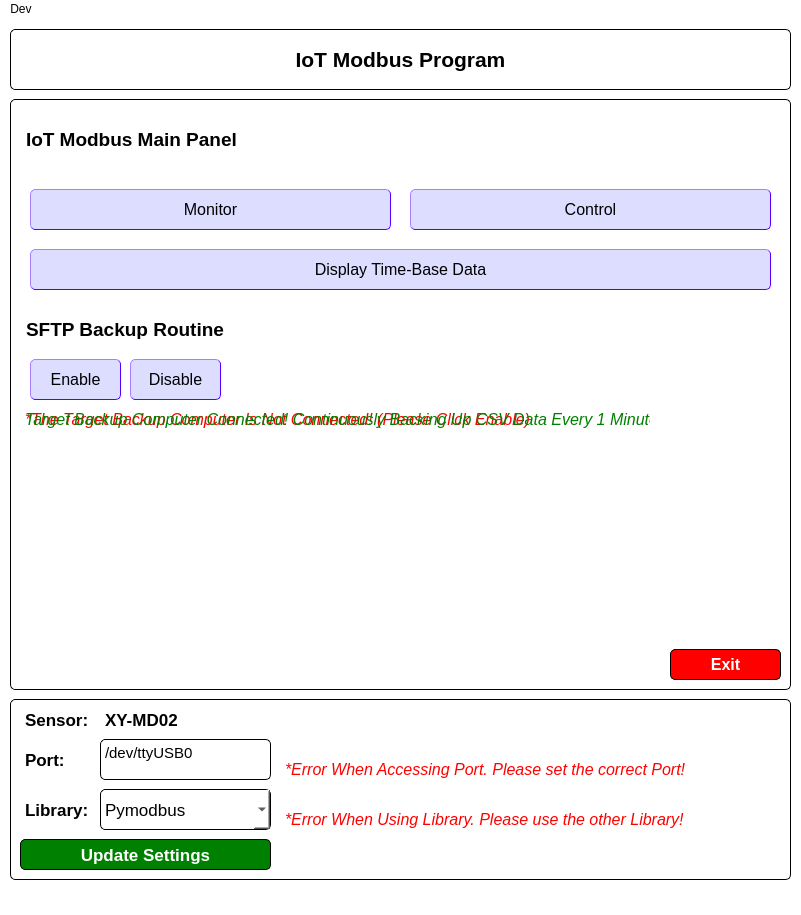
<?xml version="1.0" encoding="UTF-8"?>
<ui version="4.0">
 <class>MainWindow</class>
 <widget class="QMainWindow" name="MainWindow">
  <property name="geometry">
   <rect>
    <x>0</x>
    <y>0</y>
    <width>801</width>
    <height>915</height>
   </rect>
  </property>
  <property name="windowTitle">
   <string>MainWindow</string>
  </property>
  <property name="styleSheet">
   <string notr="true">background-color: white;</string>
  </property>
  <widget class="QWidget" name="centralwidget">
   <widget class="QGroupBox" name="groupBox">
    <property name="geometry">
     <rect>
      <x>10</x>
      <y>10</y>
      <width>781</width>
      <height>61</height>
     </rect>
    </property>
    <property name="styleSheet">
     <string notr="true">border-style: outset;
border-width: 1px;
border-radius: 5px;
border-color: black</string>
    </property>
    <property name="title">
     <string/>
    </property>
    <widget class="QLabel" name="label">
     <property name="geometry">
      <rect>
       <x>10</x>
       <y>10</y>
       <width>761</width>
       <height>41</height>
      </rect>
     </property>
     <property name="font">
      <font>
       <family>MS Shell Dlg 2</family>
       <pointsize>16</pointsize>
       <weight>75</weight>
       <bold>true</bold>
      </font>
     </property>
     <property name="styleSheet">
      <string notr="true">color: black;
border-color: white;</string>
     </property>
     <property name="text">
      <string>IoT Modbus Program</string>
     </property>
     <property name="alignment">
      <set>Qt::AlignCenter</set>
     </property>
    </widget>
   </widget>
   <widget class="QGroupBox" name="groupBox_4">
    <property name="geometry">
     <rect>
      <x>10</x>
      <y>680</y>
      <width>781</width>
      <height>181</height>
     </rect>
    </property>
    <property name="styleSheet">
     <string notr="true">color: black;
border-style: outset;
border-width: 1px;
border-radius: 5px;
border-color: black</string>
    </property>
    <property name="title">
     <string/>
    </property>
    <widget class="QLabel" name="port">
     <property name="geometry">
      <rect>
       <x>10</x>
       <y>50</y>
       <width>51</width>
       <height>21</height>
      </rect>
     </property>
     <property name="font">
      <font>
       <pointsize>13</pointsize>
       <weight>75</weight>
       <bold>true</bold>
      </font>
     </property>
     <property name="styleSheet">
      <string notr="true">border-color: white</string>
     </property>
     <property name="text">
      <string>Port:</string>
     </property>
    </widget>
    <widget class="QLabel" name="sensor">
     <property name="geometry">
      <rect>
       <x>10</x>
       <y>10</y>
       <width>81</width>
       <height>21</height>
      </rect>
     </property>
     <property name="font">
      <font>
       <pointsize>13</pointsize>
       <weight>75</weight>
       <bold>true</bold>
      </font>
     </property>
     <property name="styleSheet">
      <string notr="true">border-color: white</string>
     </property>
     <property name="text">
      <string>Sensor:</string>
     </property>
    </widget>
    <widget class="QLabel" name="library">
     <property name="geometry">
      <rect>
       <x>10</x>
       <y>100</y>
       <width>71</width>
       <height>21</height>
      </rect>
     </property>
     <property name="font">
      <font>
       <pointsize>13</pointsize>
       <weight>75</weight>
       <bold>true</bold>
      </font>
     </property>
     <property name="styleSheet">
      <string notr="true">border-color: white</string>
     </property>
     <property name="text">
      <string>Library:</string>
     </property>
    </widget>
    <widget class="QLabel" name="sensor_name">
     <property name="geometry">
      <rect>
       <x>90</x>
       <y>10</y>
       <width>661</width>
       <height>21</height>
      </rect>
     </property>
     <property name="font">
      <font>
       <pointsize>13</pointsize>
       <weight>75</weight>
       <italic>false</italic>
       <bold>true</bold>
      </font>
     </property>
     <property name="styleSheet">
      <string notr="true">border-color: white</string>
     </property>
     <property name="text">
      <string>XY-MD02</string>
     </property>
    </widget>
    <widget class="QComboBox" name="library_pick">
     <property name="geometry">
      <rect>
       <x>90</x>
       <y>90</y>
       <width>171</width>
       <height>41</height>
      </rect>
     </property>
     <property name="font">
      <font>
       <pointsize>13</pointsize>
      </font>
     </property>
     <item>
      <property name="text">
       <string>Pymodbus</string>
      </property>
     </item>
     <item>
      <property name="text">
       <string>Minimalmodbus</string>
      </property>
     </item>
     <item>
      <property name="text">
       <string>Serial (no library)</string>
      </property>
     </item>
    </widget>
    <widget class="QTextEdit" name="port_input">
     <property name="geometry">
      <rect>
       <x>90</x>
       <y>40</y>
       <width>171</width>
       <height>41</height>
      </rect>
     </property>
     <property name="html">
      <string>&lt;!DOCTYPE HTML PUBLIC &quot;-//W3C//DTD HTML 4.0//EN&quot; &quot;http://www.w3.org/TR/REC-html40/strict.dtd&quot;&gt;
&lt;html&gt;&lt;head&gt;&lt;meta name=&quot;qrichtext&quot; content=&quot;1&quot; /&gt;&lt;style type=&quot;text/css&quot;&gt;
p, li { white-space: pre-wrap; }
&lt;/style&gt;&lt;/head&gt;&lt;body style=&quot; font-family:'Ubuntu Sans'; font-size:11pt; font-weight:400; font-style:normal;&quot;&gt;
&lt;p style=&quot; margin-top:0px; margin-bottom:0px; margin-left:0px; margin-right:0px; -qt-block-indent:0; text-indent:0px;&quot;&gt;/dev/ttyUSB0&lt;/p&gt;&lt;/body&gt;&lt;/html&gt;</string>
     </property>
    </widget>
    <widget class="QPushButton" name="update_settings_button">
     <property name="geometry">
      <rect>
       <x>10</x>
       <y>140</y>
       <width>251</width>
       <height>31</height>
      </rect>
     </property>
     <property name="font">
      <font>
       <pointsize>13</pointsize>
       <weight>75</weight>
       <bold>true</bold>
      </font>
     </property>
     <property name="styleSheet">
      <string notr="true">color: white;
background-color: green;
border-radius: 5px</string>
     </property>
     <property name="text">
      <string>Update Settings</string>
     </property>
    </widget>
    <widget class="QLabel" name="port_error_msg">
     <property name="geometry">
      <rect>
       <x>270</x>
       <y>60</y>
       <width>501</width>
       <height>21</height>
      </rect>
     </property>
     <property name="font">
      <font>
       <pointsize>12</pointsize>
       <weight>50</weight>
       <italic>true</italic>
       <bold>false</bold>
      </font>
     </property>
     <property name="styleSheet">
      <string notr="true">border-color: white;
color: red</string>
     </property>
     <property name="text">
      <string>*Error When Accessing Port. Please set the correct Port!</string>
     </property>
    </widget>
    <widget class="QLabel" name="library_error_msg">
     <property name="geometry">
      <rect>
       <x>270</x>
       <y>110</y>
       <width>501</width>
       <height>21</height>
      </rect>
     </property>
     <property name="font">
      <font>
       <pointsize>12</pointsize>
       <weight>50</weight>
       <italic>true</italic>
       <bold>false</bold>
      </font>
     </property>
     <property name="styleSheet">
      <string notr="true">border-color: white;
color: red</string>
     </property>
     <property name="text">
      <string>*Error When Using Library. Please use the other Library!</string>
     </property>
    </widget>
   </widget>
   <widget class="QStackedWidget" name="stackedWidget">
    <property name="geometry">
     <rect>
      <x>10</x>
      <y>80</y>
      <width>781</width>
      <height>591</height>
     </rect>
    </property>
    <property name="styleSheet">
     <string notr="true">color: black;</string>
    </property>
    <property name="currentIndex">
     <number>0</number>
    </property>
    <widget class="QWidget" name="optionDisplay">
     <widget class="QGroupBox" name="option_container">
      <property name="geometry">
       <rect>
        <x>0</x>
        <y>0</y>
        <width>781</width>
        <height>591</height>
       </rect>
      </property>
      <property name="styleSheet">
       <string notr="true">color: black;
border-style: outset;
border-width: 1px;
border-radius: 5px;
border-color: black</string>
      </property>
      <property name="title">
       <string/>
      </property>
      <widget class="QLabel" name="label_2">
       <property name="geometry">
        <rect>
         <x>10</x>
         <y>30</y>
         <width>751</width>
         <height>21</height>
        </rect>
       </property>
       <property name="font">
        <font>
         <family>MS Shell Dlg 2</family>
         <pointsize>14</pointsize>
         <weight>75</weight>
         <bold>true</bold>
        </font>
       </property>
       <property name="styleSheet">
        <string notr="true">color: black;
border-color: white</string>
       </property>
       <property name="text">
        <string>IoT Modbus Main Panel</string>
       </property>
       <property name="alignment">
        <set>Qt::AlignLeading|Qt::AlignLeft|Qt::AlignVCenter</set>
       </property>
      </widget>
      <widget class="QGroupBox" name="option_layout">
       <property name="geometry">
        <rect>
         <x>10</x>
         <y>60</y>
         <width>761</width>
         <height>281</height>
        </rect>
       </property>
       <property name="styleSheet">
        <string notr="true">border-color: white</string>
       </property>
       <property name="title">
        <string/>
       </property>
       <widget class="QPushButton" name="monitor_button">
        <property name="geometry">
         <rect>
          <x>10</x>
          <y>30</y>
          <width>361</width>
          <height>41</height>
         </rect>
        </property>
        <property name="font">
         <font>
          <pointsize>12</pointsize>
         </font>
        </property>
        <property name="styleSheet">
         <string notr="true">background-color: rgb(221, 221, 255);
color: black;
border-style: outset;
border-width: 1px;
border-radius: 5px;
border-color: rgb(85, 0, 255);</string>
        </property>
        <property name="text">
         <string>Monitor</string>
        </property>
       </widget>
       <widget class="QPushButton" name="control_button">
        <property name="geometry">
         <rect>
          <x>390</x>
          <y>30</y>
          <width>361</width>
          <height>41</height>
         </rect>
        </property>
        <property name="font">
         <font>
          <pointsize>12</pointsize>
         </font>
        </property>
        <property name="styleSheet">
         <string notr="true">background-color: rgb(221, 221, 255);
color: black;
border-style: outset;
border-width: 1px;
border-radius: 5px;
border-color: rgb(85, 0, 255);</string>
        </property>
        <property name="text">
         <string>Control</string>
        </property>
       </widget>
       <widget class="QPushButton" name="display_time_base_data_button">
        <property name="geometry">
         <rect>
          <x>10</x>
          <y>90</y>
          <width>741</width>
          <height>41</height>
         </rect>
        </property>
        <property name="font">
         <font>
          <pointsize>12</pointsize>
         </font>
        </property>
        <property name="styleSheet">
         <string notr="true">background-color: rgb(221, 221, 255);
color: black;
border-style: outset;
border-width: 1px;
border-radius: 5px;
border-color: rgb(85, 0, 255);</string>
        </property>
        <property name="text">
         <string>Display Time-Base Data</string>
        </property>
       </widget>
       <widget class="QPushButton" name="sftp_enable_button">
        <property name="geometry">
         <rect>
          <x>10</x>
          <y>200</y>
          <width>91</width>
          <height>41</height>
         </rect>
        </property>
        <property name="font">
         <font>
          <pointsize>12</pointsize>
         </font>
        </property>
        <property name="styleSheet">
         <string notr="true">background-color: rgb(221, 221, 255);
color: black;
border-style: outset;
border-width: 1px;
border-radius: 5px;
border-color: rgb(85, 0, 255);</string>
        </property>
        <property name="text">
         <string>Enable</string>
        </property>
       </widget>
       <widget class="QLabel" name="label_3">
        <property name="geometry">
         <rect>
          <x>0</x>
          <y>160</y>
          <width>751</width>
          <height>21</height>
         </rect>
        </property>
        <property name="font">
         <font>
          <family>MS Shell Dlg 2</family>
          <pointsize>14</pointsize>
          <weight>75</weight>
          <bold>true</bold>
         </font>
        </property>
        <property name="styleSheet">
         <string notr="true">color: black;
border-color: white</string>
        </property>
        <property name="text">
         <string>SFTP Backup Routine</string>
        </property>
        <property name="alignment">
         <set>Qt::AlignLeading|Qt::AlignLeft|Qt::AlignVCenter</set>
        </property>
       </widget>
       <widget class="QPushButton" name="sftp_disable_button">
        <property name="geometry">
         <rect>
          <x>110</x>
          <y>200</y>
          <width>91</width>
          <height>41</height>
         </rect>
        </property>
        <property name="font">
         <font>
          <pointsize>12</pointsize>
         </font>
        </property>
        <property name="styleSheet">
         <string notr="true">background-color: rgb(221, 221, 255);
color: black;
border-style: outset;
border-width: 1px;
border-radius: 5px;
border-color: rgb(85, 0, 255);</string>
        </property>
        <property name="text">
         <string>Disable</string>
        </property>
       </widget>
       <widget class="QLabel" name="sftp_not_connected_msg">
        <property name="geometry">
         <rect>
          <x>0</x>
          <y>250</y>
          <width>581</width>
          <height>21</height>
         </rect>
        </property>
        <property name="font">
         <font>
          <pointsize>12</pointsize>
          <weight>50</weight>
          <italic>true</italic>
          <bold>false</bold>
         </font>
        </property>
        <property name="styleSheet">
         <string notr="true">border-color: white;
color: red;
background: transparent;</string>
        </property>
        <property name="text">
         <string>*The Target Backup Computer Is Not Connected! (Please Click Enable)</string>
        </property>
       </widget>
       <widget class="QLabel" name="sftp_connected_msg">
        <property name="geometry">
         <rect>
          <x>0</x>
          <y>250</y>
          <width>631</width>
          <height>21</height>
         </rect>
        </property>
        <property name="font">
         <font>
          <pointsize>12</pointsize>
          <weight>50</weight>
          <italic>true</italic>
          <bold>false</bold>
         </font>
        </property>
        <property name="styleSheet">
         <string notr="true">border-color: white;
color: green;
background: transparent</string>
        </property>
        <property name="text">
         <string>Target Backup Computer Connected! Continuously Backing Up CSV Data Every 1 Minute.</string>
        </property>
       </widget>
      </widget>
      <widget class="QPushButton" name="exit_button">
       <property name="geometry">
        <rect>
         <x>660</x>
         <y>550</y>
         <width>111</width>
         <height>31</height>
        </rect>
       </property>
       <property name="font">
        <font>
         <pointsize>12</pointsize>
         <weight>75</weight>
         <bold>true</bold>
        </font>
       </property>
       <property name="styleSheet">
        <string notr="true">background-color: red;
color: white;
border-radius: 5px</string>
       </property>
       <property name="text">
        <string>Exit</string>
       </property>
      </widget>
     </widget>
    </widget>
    <widget class="QWidget" name="monitorDisplay">
     <property name="styleSheet">
      <string notr="true">border-style: outset;
border-width: 1px;
border-radius: 5px;
border-color: black</string>
     </property>
     <widget class="QLabel" name="monitor_data_timestamp">
      <property name="geometry">
       <rect>
        <x>10</x>
        <y>10</y>
        <width>751</width>
        <height>31</height>
       </rect>
      </property>
      <property name="font">
       <font>
        <family>MS Shell Dlg 2</family>
        <pointsize>14</pointsize>
        <weight>75</weight>
        <bold>true</bold>
       </font>
      </property>
      <property name="styleSheet">
       <string notr="true">border-color: white</string>
      </property>
      <property name="text">
       <string>MONITOR DATA (%Y-%m-%d %H:%M:%S)</string>
      </property>
      <property name="alignment">
       <set>Qt::AlignCenter</set>
      </property>
     </widget>
     <widget class="QGroupBox" name="monitor_data_layout">
      <property name="geometry">
       <rect>
        <x>10</x>
        <y>50</y>
        <width>761</width>
        <height>531</height>
       </rect>
      </property>
      <property name="styleSheet">
       <string notr="true">border-color: white</string>
      </property>
      <property name="title">
       <string/>
      </property>
      <widget class="QTableWidget" name="data_table">
       <property name="geometry">
        <rect>
         <x>10</x>
         <y>30</y>
         <width>741</width>
         <height>211</height>
        </rect>
       </property>
       <property name="styleSheet">
        <string notr="true"/>
       </property>
       <row>
        <property name="text">
         <string>Temperature (°C)</string>
        </property>
       </row>
       <row>
        <property name="text">
         <string>Humidity (%RH)</string>
        </property>
       </row>
       <row>
        <property name="text">
         <string>Device Address</string>
        </property>
       </row>
       <row>
        <property name="text">
         <string>Baud Rate</string>
        </property>
       </row>
       <row>
        <property name="text">
         <string>Temperature Correction (Raw Data)</string>
        </property>
       </row>
       <row>
        <property name="text">
         <string>Humidity Correction (Raw Data)</string>
        </property>
       </row>
       <column>
        <property name="text">
         <string>Value</string>
        </property>
       </column>
       <item row="0" column="0">
        <property name="text">
         <string>24</string>
        </property>
       </item>
       <item row="1" column="0">
        <property name="text">
         <string>48</string>
        </property>
       </item>
       <item row="2" column="0">
        <property name="text">
         <string>0</string>
        </property>
       </item>
       <item row="3" column="0">
        <property name="text">
         <string>9600</string>
        </property>
       </item>
       <item row="4" column="0">
        <property name="text">
         <string>0</string>
        </property>
       </item>
       <item row="5" column="0">
        <property name="text">
         <string>0</string>
        </property>
       </item>
      </widget>
      <widget class="QPushButton" name="stopAndSave_button">
       <property name="geometry">
        <rect>
         <x>510</x>
         <y>500</y>
         <width>251</width>
         <height>31</height>
        </rect>
       </property>
       <property name="font">
        <font>
         <pointsize>11</pointsize>
         <weight>75</weight>
         <bold>true</bold>
        </font>
       </property>
       <property name="styleSheet">
        <string notr="true">background-color: red;
border-color: black;
color: white;
border-radius: 5px</string>
       </property>
       <property name="text">
        <string>Stop Monitoring and Save Data</string>
       </property>
      </widget>
     </widget>
    </widget>
    <widget class="QWidget" name="controlDisplay">
     <property name="styleSheet">
      <string notr="true">border-style: outset;
border-width: 1px;
border-radius: 5px;
border-color: black</string>
     </property>
     <widget class="QLabel" name="label_7">
      <property name="geometry">
       <rect>
        <x>10</x>
        <y>10</y>
        <width>751</width>
        <height>31</height>
       </rect>
      </property>
      <property name="font">
       <font>
        <family>MS Shell Dlg 2</family>
        <pointsize>14</pointsize>
        <weight>75</weight>
        <bold>true</bold>
       </font>
      </property>
      <property name="styleSheet">
       <string notr="true">border-color: white</string>
      </property>
      <property name="text">
       <string>CONTROL DATA</string>
      </property>
      <property name="alignment">
       <set>Qt::AlignCenter</set>
      </property>
     </widget>
     <widget class="QGroupBox" name="control_data_layout">
      <property name="geometry">
       <rect>
        <x>10</x>
        <y>60</y>
        <width>761</width>
        <height>521</height>
       </rect>
      </property>
      <property name="title">
       <string/>
      </property>
      <widget class="QLabel" name="label_8">
       <property name="geometry">
        <rect>
         <x>10</x>
         <y>30</y>
         <width>731</width>
         <height>31</height>
        </rect>
       </property>
       <property name="font">
        <font>
         <family>MS Shell Dlg 2</family>
         <pointsize>12</pointsize>
         <weight>75</weight>
         <bold>true</bold>
        </font>
       </property>
       <property name="styleSheet">
        <string notr="true">border-color: white</string>
       </property>
       <property name="text">
        <string>Please Select the New Baud Rate Option:</string>
       </property>
      </widget>
      <widget class="QPushButton" name="set9600_button">
       <property name="geometry">
        <rect>
         <x>20</x>
         <y>70</y>
         <width>221</width>
         <height>41</height>
        </rect>
       </property>
       <property name="font">
        <font>
         <pointsize>12</pointsize>
        </font>
       </property>
       <property name="styleSheet">
        <string notr="true">QPushButton {
background-color: rgb(221, 221, 255);
color: black;
border-style: outset;
border-width: 1px;
border-radius: 5px;
border-color: rgb(85, 0, 255);
}

QPushButton:pressed {
opacity: 50%;
}</string>
       </property>
       <property name="text">
        <string>9600</string>
       </property>
      </widget>
      <widget class="QPushButton" name="set14400_button">
       <property name="geometry">
        <rect>
         <x>270</x>
         <y>70</y>
         <width>221</width>
         <height>41</height>
        </rect>
       </property>
       <property name="font">
        <font>
         <pointsize>12</pointsize>
        </font>
       </property>
       <property name="styleSheet">
        <string notr="true">QPushButton {
background-color: rgb(221, 221, 255);
color: black;
border-style: outset;
border-width: 1px;
border-radius: 5px;
border-color: rgb(85, 0, 255);
}

QPushButton:pressed {
opacity: 50%;
}</string>
       </property>
       <property name="text">
        <string>14400</string>
       </property>
      </widget>
      <widget class="QPushButton" name="set19200_button">
       <property name="geometry">
        <rect>
         <x>520</x>
         <y>70</y>
         <width>221</width>
         <height>41</height>
        </rect>
       </property>
       <property name="font">
        <font>
         <pointsize>12</pointsize>
        </font>
       </property>
       <property name="styleSheet">
        <string notr="true">QPushButton {
background-color: rgb(221, 221, 255);
color: black;
border-style: outset;
border-width: 1px;
border-radius: 5px;
border-color: rgb(85, 0, 255);
}

QPushButton:pressed {
opacity: 50%;
}</string>
       </property>
       <property name="text">
        <string>19200</string>
       </property>
      </widget>
      <widget class="QGroupBox" name="baudRate_updated_text">
       <property name="geometry">
        <rect>
         <x>10</x>
         <y>130</y>
         <width>731</width>
         <height>51</height>
        </rect>
       </property>
       <property name="styleSheet">
        <string notr="true">border-color: white</string>
       </property>
       <property name="title">
        <string/>
       </property>
      </widget>
      <widget class="QLabel" name="label_9">
       <property name="geometry">
        <rect>
         <x>20</x>
         <y>140</y>
         <width>241</width>
         <height>31</height>
        </rect>
       </property>
       <property name="font">
        <font>
         <family>MS Shell Dlg 2</family>
         <pointsize>12</pointsize>
         <weight>75</weight>
         <bold>true</bold>
        </font>
       </property>
       <property name="styleSheet">
        <string notr="true">border-color: white; color: red</string>
       </property>
       <property name="text">
        <string>*Baud Rate Changed To: </string>
       </property>
      </widget>
      <widget class="QLabel" name="newBaudRate_value">
       <property name="geometry">
        <rect>
         <x>250</x>
         <y>140</y>
         <width>191</width>
         <height>31</height>
        </rect>
       </property>
       <property name="font">
        <font>
         <family>MS Shell Dlg 2</family>
         <pointsize>12</pointsize>
         <weight>75</weight>
         <bold>true</bold>
        </font>
       </property>
       <property name="styleSheet">
        <string notr="true">border-color: white; color: red</string>
       </property>
       <property name="text">
        <string>9600</string>
       </property>
      </widget>
     </widget>
    </widget>
    <widget class="QWidget" name="timeBaseDataOptionDisplay">
     <widget class="QGroupBox" name="plotContainer">
      <property name="geometry">
       <rect>
        <x>0</x>
        <y>0</y>
        <width>781</width>
        <height>591</height>
       </rect>
      </property>
      <property name="styleSheet">
       <string notr="true">color: black;
border-style: outset;
border-width: 1px;
border-radius: 5px;
border-color: black</string>
      </property>
      <property name="title">
       <string/>
      </property>
      <widget class="QLabel" name="label_11">
       <property name="geometry">
        <rect>
         <x>10</x>
         <y>10</y>
         <width>351</width>
         <height>31</height>
        </rect>
       </property>
       <property name="font">
        <font>
         <family>MS Shell Dlg 2</family>
         <pointsize>14</pointsize>
         <weight>75</weight>
         <bold>true</bold>
        </font>
       </property>
       <property name="styleSheet">
        <string notr="true">color: black;
border-color: white</string>
       </property>
       <property name="text">
        <string>Please Select Date Target</string>
       </property>
       <property name="alignment">
        <set>Qt::AlignLeading|Qt::AlignLeft|Qt::AlignVCenter</set>
       </property>
      </widget>
      <widget class="QGroupBox" name="option_layout_4">
       <property name="geometry">
        <rect>
         <x>10</x>
         <y>50</y>
         <width>761</width>
         <height>491</height>
        </rect>
       </property>
       <property name="styleSheet">
        <string notr="true">border-color: white</string>
       </property>
       <property name="title">
        <string/>
       </property>
       <widget class="QGroupBox" name="plotData_container">
        <property name="geometry">
         <rect>
          <x>0</x>
          <y>0</y>
          <width>761</width>
          <height>491</height>
         </rect>
        </property>
        <property name="styleSheet">
         <string notr="true">border-style: outset;
border-width: 1px;
border-radius: 5px;
border-color: black</string>
        </property>
        <property name="title">
         <string/>
        </property>
       </widget>
      </widget>
      <widget class="QPushButton" name="generate_data_button">
       <property name="geometry">
        <rect>
         <x>520</x>
         <y>10</y>
         <width>251</width>
         <height>31</height>
        </rect>
       </property>
       <property name="font">
        <font>
         <pointsize>13</pointsize>
         <weight>75</weight>
         <bold>true</bold>
        </font>
       </property>
       <property name="styleSheet">
        <string notr="true">color: white;
background-color: blue;
border-radius: 5px</string>
       </property>
       <property name="text">
        <string>Generate Time-Base Data</string>
       </property>
      </widget>
      <widget class="QDateEdit" name="dateInput">
       <property name="geometry">
        <rect>
         <x>400</x>
         <y>10</y>
         <width>110</width>
         <height>31</height>
        </rect>
       </property>
       <property name="displayFormat">
        <string>dd/MM/yyyy</string>
       </property>
      </widget>
      <widget class="QPushButton" name="exit_button_4">
       <property name="geometry">
        <rect>
         <x>660</x>
         <y>550</y>
         <width>111</width>
         <height>31</height>
        </rect>
       </property>
       <property name="font">
        <font>
         <pointsize>12</pointsize>
         <weight>75</weight>
         <bold>true</bold>
        </font>
       </property>
       <property name="styleSheet">
        <string notr="true">background-color: red;
color: white;
border-radius: 5px</string>
       </property>
       <property name="text">
        <string>Exit to Home</string>
       </property>
      </widget>
     </widget>
    </widget>
   </widget>
  </widget>
  <widget class="QMenuBar" name="menubar">
   <property name="geometry">
    <rect>
     <x>0</x>
     <y>0</y>
     <width>801</width>
     <height>24</height>
    </rect>
   </property>
   <widget class="QMenu" name="menuDev">
    <property name="title">
     <string>Dev</string>
    </property>
   </widget>
   <addaction name="menuDev"/>
  </widget>
  <widget class="QStatusBar" name="statusbar"/>
 </widget>
 <resources/>
 <connections/>
</ui>
